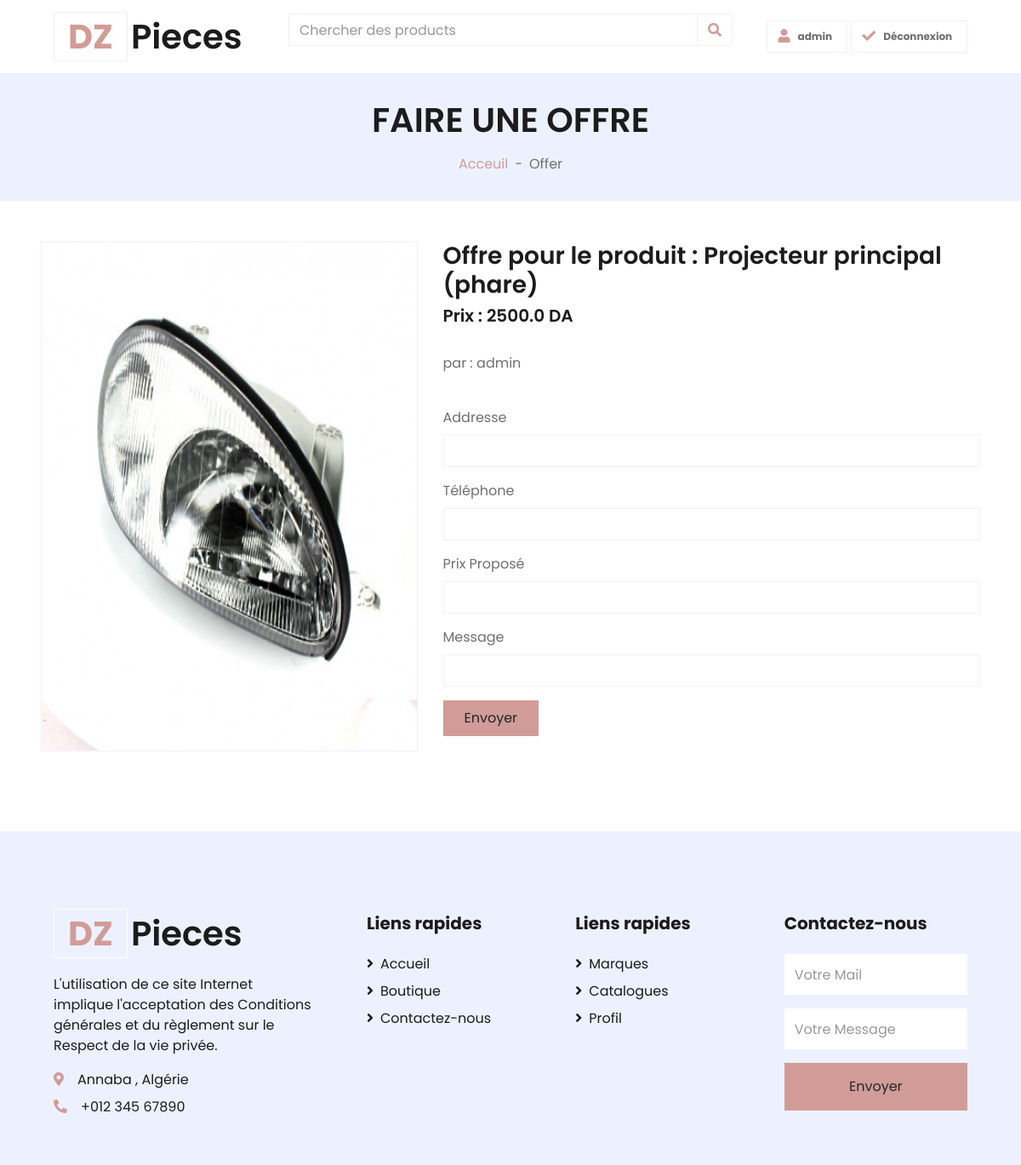
Page /3/offre/ (signed in) on the committed database.
### Shop/models.py (models this page shows, shortened)
class Product(models.Model):
    by = models.ForeignKey('auth.user', on_delete=models.SET_NULL, null=True, blank=True, )
    name = models.CharField(max_length=200 , null=True)
    catalog = models.ForeignKey(Catalogue,null=True, blank=True,related_name='catalog',on_delete=models.CASCADE)
    brand = models.ForeignKey(Brand,null=True, blank=True,related_name='brand',on_delete=models.CASCADE)
    price = models.FloatField()
    Product_details  = models.CharField(max_length=1000 , null=True)
    Téléphone = models.CharField(max_length=200 , null=True , blank=True)
    Addresse = models.CharField(max_length=200 , null=True , blank=True)
    created_at = models.DateTimeField(auto_now_add=True)
    image =models.ImageField(null=True, blank=True,upload_to='images/')
    @property
    def imageURL (self):
        try:
            url = self.image.url
        except :
            url =''
        return url

### Shop/views.py (the view)
# urls.py: path('<int:product_id>/offre/', offredetail, name='offredetail'),
@login_required
def offredetail(request,product_id):
    product = Product.objects.get(pk=product_id)
    if request.method == 'POST':
        form = OfferForm(request.POST)
        if form.is_valid():
            form = form.save(commit=False)
            form.produit = product
            form.created_by = request.user
            form.save()
            return redirect('home')
    else:
        form = OfferForm()
    brands = Brand.objects.all()
    catalogues = Catalogue.objects.all()
    context = {'catalogues': catalogues, 'brands': brands,'product':product, 'form': form}
    return render(request, 'Shop/OffreDetail.html', context)

### Shop/forms.py
class OfferForm(forms.ModelForm):
    class Meta:
        model = Offre
        fields = '__all__'
        exclude = ('created_by','created_at','produit',)

### Shop/templates/Shop/OffreDetail.html (shortened to what this page needs)
{% extends "Shop/Main.html" %}
{% load crispy_forms_tags %}
{% block content %}
 <div class="container-fluid bg-secondary mb-5">
        <div class="d-flex flex-column align-items-center justify-content-center" style="min-height: 150px">
            <h1 class="font-weight-semi-bold text-uppercase mb-3">Faire une Offre </h1>
            <div class="d-inline-flex">
                <p class="m-0"><a href="">Acceuil</a></p>
                <p class="m-0 px-2">-</p>
                <p class="m-0">Offer</p>
            </div>
        </div>
    </div>
        <div class="row px-xl-5">
            <div class="col-lg-5 pb-5">
                <div id="product-carousel" class="carousel slide" data-ride="carousel">
                    <div class="carousel-inner border">
                        <div class="carousel-item active">
                            <img class="w-100 h-100" src="{{product.imageURL}}" alt="Image">
                        </div>
                    </div>
                </div>
            </div>
            <div class="col-lg-7 pb-5">
                <h3 class="font-weight-semi-bold"> Offre pour le produit : {{product.name}}</h3>
                <h5 class="font-weight-semi-bold"> Prix  : {{product.price}} DA </h5>
                <br>
               <div class="contact-form">
                    <form method="post"  action="{% url 'offredetail' product.id %}" >
                        <p> par : {{request.user.username}}</p>
                        <br>
                         {{ form|crispy }}
                        <div>
                            <button class="btn btn-primary py-2 px-4" type="submit" > Envoyer </button>
                        </div>
                    </form>
                </div>
            </div>
        </div>
{% endblock content %}

### Shop/templates/Shop/Main.html (shortened to what this page needs)
{% load static %}
<html lang="en">
<head>
    <link rel="stylesheet" href="https://stackpath.bootstrapcdn.com/bootstrap/4.1.3/css/bootstrap.min.css">
    <link href="https://cdnjs.cloudflare.com/ajax/libs/font-awesome/5.10.0/css/all.min.css" rel="stylesheet">
    <link href="{% static 'lib/owlcarousel/assets/owl.carousel.min.css' %}" rel="stylesheet">
    <link href="{% static 'css/style.css' %}" rel="stylesheet">
</head>
<body>
    <div class="container-fluid">
        <div class="row align-items-center py-3 px-xl-5">
            <div class="col-lg-3 d-none d-lg-block">
                <a href="{% url 'home' %}" class="text-decoration-none" >
                    <h1 class="m-0 display-5 font-weight-semi-bold"><span class="text-primary font-weight-bold border px-3 mr-1">DZ</span>Pieces</h1>
                </a>
            </div>
            <div class="col-lg-6 col-6 text-left">
                    <form method="GET" action=".">
                    <div class="input-group">
                        <input type="text" class="form-control" placeholder="Chercher des products">
                        <div class="input-group-append">
                            <button  name="name" class="input-group-text bg-transparent text-primary" type="submit">
                                <i  class="fa fa-search"></i>
                            </button>
                        </div>
                    </div>
                </form>
            </div>
            <div class="col-lg-3 col-6 text-right">
                {% if request.user.is_authenticated %}
                 <a href="{% url 'login' %}" class="btn border">
                    <i class="fas fa-user text-primary"></i>
                    <span class="badge">{{request.user}}</span>
                </a>
                <a href="{% url 'logout' %}" class="btn border">
                    <i class="fas fa-check text-primary"></i>
                    <span class="badge">Déconnexion</span>
                </a>
                {% endif %}
            </div>
        </div>
    </div>
{% block content %}
{% endblock content %}
    <div class="container-fluid bg-secondary text-dark mt-5 pt-5">
        <div class="row px-xl-5 pt-5">
            <div class="col-lg-4 col-md-12 mb-5 pr-3 pr-xl-5">
                <a href="" class="text-decoration-none">
                    <h1 class="mb-4 display-5 font-weight-semi-bold"><span class="text-primary font-weight-bold border border-white px-3 mr-1">DZ</span>Pieces</h1>
                </a>
                <p>L'utilisation de ce site Internet implique l'acceptation des Conditions générales et du règlement sur le Respect de la vie privée.</p>
                <p class="mb-2"><i class="fa fa-map-marker-alt text-primary mr-3"></i>Annaba , Algérie</p>
                <p class="mb-0"><i class="fa fa-phone-alt text-primary mr-3"></i>+012 345 67890</p>
            </div>
            <div class="col-lg-8 col-md-12">
                <div class="row">
                    <div class="col-md-4 mb-5">
                        <h5 class="font-weight-bold text-dark mb-4">Liens rapides</h5>
                        <div class="d-flex flex-column justify-content-start">
                            <a class="text-dark mb-2" href="{% url 'home' %}"><i class="fa fa-angle-right mr-2"></i>Accueil</a>
                            <a class="text-dark mb-2" href="{% url 'shop' %}"><i class="fa fa-angle-right mr-2"></i>Boutique</a>
                            <a class="text-dark" href="" ><i class="fa fa-angle-right mr-2"></i>Contactez-nous</a>
                        </div>
                    </div>
                    <div class="col-md-4 mb-5">
                        <h5 class="font-weight-bold text-dark mb-4">Liens rapides </h5>
                        <div class="d-flex flex-column justify-content-start">
                            <a class="text-dark mb-2" href="{% url 'brands' %}"><i class="fa fa-angle-right mr-2"></i>Marques</a>
                            <a class="text-dark mb-2" href="{% url 'catalogues' %}"><i class="fa fa-angle-right mr-2"></i>Catalogues</a>
                            <a class="text-dark mb-2" href="detail.html"><i class="fa fa-angle-right mr-2"></i>Profil</a>
                        </div>
                    </div>
                    <div class="col-md-4 mb-5">
                        <h5 class="font-weight-bold text-dark mb-4">Contactez-nous</h5>
                        <form action="">
                            <div class="form-group">
                                <input type="email" class="form-control border-0 py-4" placeholder="Votre Mail" required="required" />
                            </div>
                            <div class="form-group">
                                <input type="text" class="form-control border-0 py-4" placeholder="Votre Message" required="required" />
                            </div>
                            <div>
                                <button class="btn btn-primary btn-block border-0 py-3" type="submit">Envoyer</button>
                            </div>
                        </form>
                    </div>
                </div>
            </div>
        </div>
    </div>
</body>
</html>

### rows in the picture
Product: imageURL (picture), name "Projecteur principal (phare)", price "2500.0"

### other values in the picture
{{ request.user }} "admin"
{{ request.user.username }} "admin"
